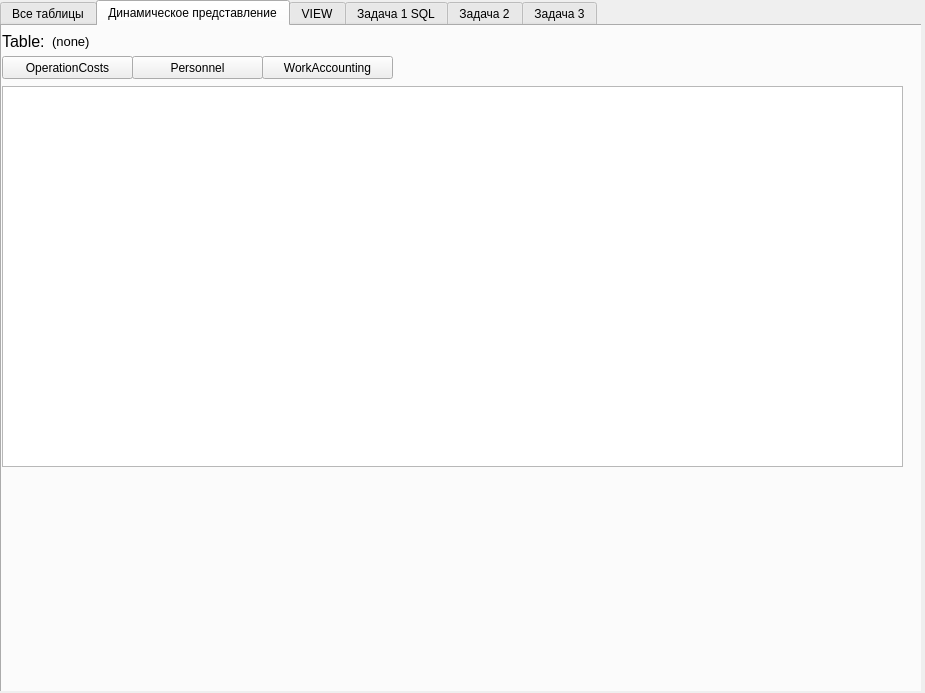
<?xml version="1.0" encoding="UTF-8"?>
<ui version="4.0">
 <class>MainWindow</class>
 <widget class="QMainWindow" name="MainWindow">
  <property name="geometry">
   <rect>
    <x>0</x>
    <y>0</y>
    <width>925</width>
    <height>693</height>
   </rect>
  </property>
  <property name="windowTitle">
   <string>MainWindow</string>
  </property>
  <widget class="QWidget" name="centralwidget">
   <widget class="QStackedWidget" name="stackedWidget_2">
    <property name="geometry">
     <rect>
      <x>0</x>
      <y>0</y>
      <width>921</width>
      <height>691</height>
     </rect>
    </property>
    <widget class="QWidget" name="main_page">
     <widget class="QTabWidget" name="tabWidget">
      <property name="geometry">
       <rect>
        <x>0</x>
        <y>0</y>
        <width>931</width>
        <height>701</height>
       </rect>
      </property>
      <property name="currentIndex">
       <number>1</number>
      </property>
      <widget class="QWidget" name="all_tables">
       <attribute name="title">
        <string>Все таблицы</string>
       </attribute>
       <widget class="QTableView" name="OperationCostsTable">
        <property name="geometry">
         <rect>
          <x>250</x>
          <y>40</y>
          <width>661</width>
          <height>191</height>
         </rect>
        </property>
       </widget>
       <widget class="QTableView" name="PersonnelTable">
        <property name="geometry">
         <rect>
          <x>250</x>
          <y>250</y>
          <width>661</width>
          <height>201</height>
         </rect>
        </property>
       </widget>
       <widget class="QTableView" name="WorkAccountingTable">
        <property name="geometry">
         <rect>
          <x>250</x>
          <y>470</y>
          <width>661</width>
          <height>181</height>
         </rect>
        </property>
       </widget>
       <widget class="QLabel" name="label_7">
        <property name="geometry">
         <rect>
          <x>250</x>
          <y>20</y>
          <width>131</width>
          <height>16</height>
         </rect>
        </property>
        <property name="sizePolicy">
         <sizepolicy hsizetype="Minimum" vsizetype="Preferred">
          <horstretch>0</horstretch>
          <verstretch>0</verstretch>
         </sizepolicy>
        </property>
        <property name="text">
         <string>Details</string>
        </property>
       </widget>
       <widget class="QLabel" name="label_8">
        <property name="geometry">
         <rect>
          <x>250</x>
          <y>230</y>
          <width>121</width>
          <height>16</height>
         </rect>
        </property>
        <property name="sizePolicy">
         <sizepolicy hsizetype="Minimum" vsizetype="Preferred">
          <horstretch>0</horstretch>
          <verstretch>0</verstretch>
         </sizepolicy>
        </property>
        <property name="text">
         <string>ShopSection</string>
        </property>
       </widget>
       <widget class="QLabel" name="label_9">
        <property name="geometry">
         <rect>
          <x>250</x>
          <y>450</y>
          <width>151</width>
          <height>16</height>
         </rect>
        </property>
        <property name="sizePolicy">
         <sizepolicy hsizetype="Minimum" vsizetype="Preferred">
          <horstretch>0</horstretch>
          <verstretch>0</verstretch>
         </sizepolicy>
        </property>
        <property name="text">
         <string>ProductionProgram</string>
        </property>
       </widget>
       <widget class="QWidget" name="gridLayoutWidget_5">
        <property name="geometry">
         <rect>
          <x>0</x>
          <y>40</y>
          <width>241</width>
          <height>351</height>
         </rect>
        </property>
        <layout class="QGridLayout" name="gridLayout_5">
         <item row="3" column="0">
          <widget class="QLabel" name="label_14">
           <property name="sizePolicy">
            <sizepolicy hsizetype="Preferred" vsizetype="Maximum">
             <horstretch>0</horstretch>
             <verstretch>0</verstretch>
            </sizepolicy>
           </property>
           <property name="text">
            <string>SectionNumber</string>
           </property>
          </widget>
         </item>
         <item row="2" column="0">
          <widget class="QLabel" name="label_12">
           <property name="text">
            <string>ShopNumber</string>
           </property>
          </widget>
         </item>
         <item row="3" column="1">
          <widget class="QLineEdit" name="start_date"/>
         </item>
         <item row="1" column="1">
          <widget class="QLabel" name="label_10">
           <property name="sizePolicy">
            <sizepolicy hsizetype="Fixed" vsizetype="Maximum">
             <horstretch>0</horstretch>
             <verstretch>0</verstretch>
            </sizepolicy>
           </property>
           <property name="font">
            <font>
             <pointsize>12</pointsize>
            </font>
           </property>
           <property name="text">
            <string>Процедура</string>
           </property>
          </widget>
         </item>
         <item row="7" column="0" colspan="2">
          <widget class="QPushButton" name="proc">
           <property name="sizePolicy">
            <sizepolicy hsizetype="Minimum" vsizetype="Maximum">
             <horstretch>0</horstretch>
             <verstretch>0</verstretch>
            </sizepolicy>
           </property>
           <property name="text">
            <string>Procedure</string>
           </property>
          </widget>
         </item>
         <item row="5" column="0">
          <widget class="QLabel" name="label_15">
           <property name="sizePolicy">
            <sizepolicy hsizetype="Preferred" vsizetype="Maximum">
             <horstretch>0</horstretch>
             <verstretch>0</verstretch>
            </sizepolicy>
           </property>
           <property name="text">
            <string/>
           </property>
          </widget>
         </item>
         <item row="2" column="1">
          <widget class="QLineEdit" name="id_worker"/>
         </item>
         <item row="4" column="0">
          <widget class="QLabel" name="label_13">
           <property name="sizePolicy">
            <sizepolicy hsizetype="Preferred" vsizetype="Maximum">
             <horstretch>0</horstretch>
             <verstretch>0</verstretch>
            </sizepolicy>
           </property>
           <property name="text">
            <string>Ответ</string>
           </property>
          </widget>
         </item>
         <item row="4" column="1">
          <widget class="QLabel" name="res_proc">
           <property name="font">
            <font>
             <pointsize>12</pointsize>
            </font>
           </property>
           <property name="text">
            <string>0</string>
           </property>
          </widget>
         </item>
        </layout>
       </widget>
       <widget class="QLabel" name="label_11">
        <property name="geometry">
         <rect>
          <x>70</x>
          <y>86</y>
          <width>161</width>
          <height>20</height>
         </rect>
        </property>
        <property name="text">
         <string/>
        </property>
       </widget>
       <widget class="QPushButton" name="save_tables">
        <property name="geometry">
         <rect>
          <x>120</x>
          <y>0</y>
          <width>91</width>
          <height>21</height>
         </rect>
        </property>
        <property name="sizePolicy">
         <sizepolicy hsizetype="Minimum" vsizetype="Maximum">
          <horstretch>0</horstretch>
          <verstretch>0</verstretch>
         </sizepolicy>
        </property>
        <property name="text">
         <string>Сохранить</string>
        </property>
       </widget>
       <widget class="QPushButton" name="refresh_tables">
        <property name="geometry">
         <rect>
          <x>0</x>
          <y>0</y>
          <width>122</width>
          <height>21</height>
         </rect>
        </property>
        <property name="sizePolicy">
         <sizepolicy hsizetype="Minimum" vsizetype="Maximum">
          <horstretch>0</horstretch>
          <verstretch>0</verstretch>
         </sizepolicy>
        </property>
        <property name="text">
         <string>Обновить</string>
        </property>
       </widget>
      </widget>
      <widget class="QWidget" name="Dynamic_table">
       <attribute name="title">
        <string>Динамическое представление</string>
       </attribute>
       <widget class="QTableView" name="dynamic_table">
        <property name="geometry">
         <rect>
          <x>0</x>
          <y>60</y>
          <width>901</width>
          <height>381</height>
         </rect>
        </property>
       </widget>
       <widget class="QWidget" name="gridLayoutWidget">
        <property name="geometry">
         <rect>
          <x>10</x>
          <y>440</y>
          <width>901</width>
          <height>191</height>
         </rect>
        </property>
        <layout class="QGridLayout" name="gridLayout">
         <item row="0" column="1">
          <spacer name="horizontalSpacer_2">
           <property name="orientation">
            <enum>Qt::Horizontal</enum>
           </property>
           <property name="sizeType">
            <enum>QSizePolicy::Fixed</enum>
           </property>
           <property name="sizeHint" stdset="0">
            <size>
             <width>70</width>
             <height>38</height>
            </size>
           </property>
          </spacer>
         </item>
         <item row="0" column="0">
          <spacer name="horizontalSpacer">
           <property name="orientation">
            <enum>Qt::Horizontal</enum>
           </property>
           <property name="sizeType">
            <enum>QSizePolicy::Fixed</enum>
           </property>
           <property name="sizeHint" stdset="0">
            <size>
             <width>70</width>
             <height>0</height>
            </size>
           </property>
          </spacer>
         </item>
        </layout>
       </widget>
       <widget class="QLabel" name="label">
        <property name="geometry">
         <rect>
          <x>0</x>
          <y>-10</y>
          <width>49</width>
          <height>51</height>
         </rect>
        </property>
        <property name="font">
         <font>
          <pointsize>12</pointsize>
         </font>
        </property>
        <property name="text">
         <string>Table:</string>
        </property>
       </widget>
       <widget class="QLabel" name="label_2">
        <property name="geometry">
         <rect>
          <x>50</x>
          <y>-10</y>
          <width>221</width>
          <height>51</height>
         </rect>
        </property>
        <property name="font">
         <font>
          <pointsize>10</pointsize>
         </font>
        </property>
        <property name="text">
         <string>(none)</string>
        </property>
       </widget>
       <widget class="QPushButton" name="dynamic_OperationCosts_change">
        <property name="geometry">
         <rect>
          <x>0</x>
          <y>30</y>
          <width>131</width>
          <height>23</height>
         </rect>
        </property>
        <property name="text">
         <string>OperationCosts</string>
        </property>
       </widget>
       <widget class="QPushButton" name="dynamic_Personnel_change">
        <property name="geometry">
         <rect>
          <x>130</x>
          <y>30</y>
          <width>131</width>
          <height>23</height>
         </rect>
        </property>
        <property name="text">
         <string>Personnel</string>
        </property>
       </widget>
       <widget class="QPushButton" name="dynamic_WorkAccounting_change">
        <property name="geometry">
         <rect>
          <x>260</x>
          <y>30</y>
          <width>131</width>
          <height>23</height>
         </rect>
        </property>
        <property name="text">
         <string>WorkAccounting</string>
        </property>
       </widget>
      </widget>
      <widget class="QWidget" name="one_table">
       <attribute name="title">
        <string>VIEW</string>
       </attribute>
       <widget class="QTableView" name="view">
        <property name="geometry">
         <rect>
          <x>10</x>
          <y>20</y>
          <width>901</width>
          <height>331</height>
         </rect>
        </property>
       </widget>
      </widget>
      <widget class="QWidget" name="task_1_sql">
       <attribute name="title">
        <string>Задача 1 SQL</string>
       </attribute>
       <widget class="QTableView" name="table_task_1">
        <property name="geometry">
         <rect>
          <x>0</x>
          <y>130</y>
          <width>901</width>
          <height>301</height>
         </rect>
        </property>
       </widget>
       <widget class="QWidget" name="gridLayoutWidget_2">
        <property name="geometry">
         <rect>
          <x>550</x>
          <y>10</y>
          <width>351</width>
          <height>111</height>
         </rect>
        </property>
        <layout class="QGridLayout" name="gridLayout_2">
         <item row="0" column="2">
          <widget class="QLineEdit" name="year">
           <property name="text">
            <string>2023</string>
           </property>
          </widget>
         </item>
         <item row="1" column="2">
          <widget class="QPushButton" name="task_1">
           <property name="text">
            <string>Task 1</string>
           </property>
          </widget>
         </item>
         <item row="1" column="0">
          <widget class="QRadioButton" name="radio_task_1_SQL">
           <property name="text">
            <string>SQL</string>
           </property>
           <attribute name="buttonGroup">
            <string notr="true">buttonGroup_3</string>
           </attribute>
          </widget>
         </item>
         <item row="1" column="1">
          <widget class="QRadioButton" name="radio_task_1_ORM">
           <property name="text">
            <string>ORM</string>
           </property>
           <attribute name="buttonGroup">
            <string notr="true">buttonGroup_3</string>
           </attribute>
          </widget>
         </item>
         <item row="0" column="0" colspan="2">
          <widget class="QLabel" name="label_3">
           <property name="text">
            <string>Год учета:</string>
           </property>
          </widget>
         </item>
        </layout>
       </widget>
       <widget class="QTextBrowser" name="textBrowser_2">
        <property name="geometry">
         <rect>
          <x>0</x>
          <y>10</y>
          <width>541</width>
          <height>111</height>
         </rect>
        </property>
        <property name="styleSheet">
         <string notr="true">QWidget[objectName=&quot;centralWidget&quot;]{ background-image: url(&quot;:/img/bg&quot;) no-repeat right bottom; } 
QWidget[objectName=&quot;myFrame&quot;]{ background-color: #ff0000; } 
QLineEdit{ background-color: #00ff00; } 
QWidget[enabled=&quot;false&quot;]{ background-color: #0000ff; }</string>
        </property>
        <property name="html">
         <string>&lt;!DOCTYPE HTML PUBLIC &quot;-//W3C//DTD HTML 4.0//EN&quot; &quot;http://www.w3.org/TR/REC-html40/strict.dtd&quot;&gt;
&lt;html&gt;&lt;head&gt;&lt;meta name=&quot;qrichtext&quot; content=&quot;1&quot; /&gt;&lt;style type=&quot;text/css&quot;&gt;
p, li { white-space: pre-wrap; }
&lt;/style&gt;&lt;/head&gt;&lt;body style=&quot; font-family:'MS Shell Dlg 2'; font-size:8.25pt; font-weight:400; font-style:normal;&quot;&gt;
&lt;p style=&quot; margin-top:12px; margin-bottom:12px; margin-left:0px; margin-right:0px; -qt-block-indent:0; text-indent:0px;&quot;&gt;&lt;span style=&quot; font-family:'Courier New'; font-size:12pt;&quot;&gt;Задача-1. Сведения о производственной программе на МАЙ текущего года: номер цеха; наименование участка; код изделия; план выпуска.&lt;/span&gt;&lt;span style=&quot; font-size:8pt;&quot;&gt; &lt;/span&gt;&lt;/p&gt;&lt;/body&gt;&lt;/html&gt;</string>
        </property>
       </widget>
      </widget>
      <widget class="QWidget" name="task_2">
       <attribute name="title">
        <string>Задача 2</string>
       </attribute>
       <widget class="QTableView" name="window_func">
        <property name="geometry">
         <rect>
          <x>0</x>
          <y>130</y>
          <width>901</width>
          <height>301</height>
         </rect>
        </property>
       </widget>
       <widget class="QWidget" name="gridLayoutWidget_3">
        <property name="geometry">
         <rect>
          <x>550</x>
          <y>10</y>
          <width>351</width>
          <height>111</height>
         </rect>
        </property>
        <layout class="QGridLayout" name="gridLayout_3">
         <item row="1" column="0">
          <widget class="QPushButton" name="task_2_buttom">
           <property name="text">
            <string>Task 2</string>
           </property>
          </widget>
         </item>
         <item row="0" column="0">
          <widget class="QLineEdit" name="year_2"/>
         </item>
        </layout>
       </widget>
       <widget class="QTextBrowser" name="textBrowser_3">
        <property name="geometry">
         <rect>
          <x>0</x>
          <y>10</y>
          <width>541</width>
          <height>111</height>
         </rect>
        </property>
        <property name="html">
         <string>&lt;!DOCTYPE HTML PUBLIC &quot;-//W3C//DTD HTML 4.0//EN&quot; &quot;http://www.w3.org/TR/REC-html40/strict.dtd&quot;&gt;
&lt;html&gt;&lt;head&gt;&lt;meta name=&quot;qrichtext&quot; content=&quot;1&quot; /&gt;&lt;style type=&quot;text/css&quot;&gt;
p, li { white-space: pre-wrap; }
&lt;/style&gt;&lt;/head&gt;&lt;body style=&quot; font-family:'MS Shell Dlg 2'; font-size:8.25pt; font-weight:400; font-style:normal;&quot;&gt;
&lt;p style=&quot; margin-top:12px; margin-bottom:12px; margin-left:0px; margin-right:0px; -qt-block-indent:0; text-indent:0px;&quot;&gt;&lt;span style=&quot; font-family:'Courier New'; font-size:12pt;&quot;&gt;Задача-2. Сведения о производственной программе на текущий год: номер цеха; номер участка; код изделия; план выпуска за год, наибольший план выпуска этой детали в этом цехе и участке, средний план выпуска этой детали в этом цехе на всех участках.&lt;/span&gt;&lt;span style=&quot; font-size:8pt;&quot;&gt; &lt;/span&gt;&lt;/p&gt;&lt;/body&gt;&lt;/html&gt;</string>
        </property>
       </widget>
      </widget>
      <widget class="QWidget" name="tab">
       <attribute name="title">
        <string>Задача 3</string>
       </attribute>
       <widget class="QTableView" name="table_task_3">
        <property name="geometry">
         <rect>
          <x>0</x>
          <y>170</y>
          <width>901</width>
          <height>301</height>
         </rect>
        </property>
       </widget>
       <widget class="QWidget" name="gridLayoutWidget_4">
        <property name="geometry">
         <rect>
          <x>550</x>
          <y>0</y>
          <width>346</width>
          <height>151</height>
         </rect>
        </property>
        <layout class="QGridLayout" name="gridLayout_4">
         <item row="0" column="2">
          <widget class="QLineEdit" name="plan_qt"/>
         </item>
         <item row="1" column="2">
          <widget class="QLineEdit" name="reg_qt"/>
         </item>
         <item row="2" column="2">
          <widget class="QPushButton" name="task_3_buttom">
           <property name="text">
            <string>Task 3</string>
           </property>
          </widget>
         </item>
         <item row="2" column="0">
          <widget class="QRadioButton" name="radioButton_SQL">
           <property name="text">
            <string>SQL</string>
           </property>
           <attribute name="buttonGroup">
            <string notr="true">buttonGroup</string>
           </attribute>
          </widget>
         </item>
         <item row="1" column="0" colspan="2">
          <widget class="QLabel" name="label_6">
           <property name="text">
            <string>Программа</string>
           </property>
          </widget>
         </item>
         <item row="0" column="0" colspan="2">
          <widget class="QLabel" name="label_5">
           <property name="text">
            <string>Цена</string>
           </property>
          </widget>
         </item>
         <item row="2" column="1">
          <widget class="QRadioButton" name="radioButton_ORM">
           <property name="text">
            <string>ORM</string>
           </property>
           <attribute name="buttonGroup">
            <string notr="true">buttonGroup</string>
           </attribute>
          </widget>
         </item>
        </layout>
       </widget>
       <widget class="QTextBrowser" name="textBrowser">
        <property name="geometry">
         <rect>
          <x>0</x>
          <y>10</y>
          <width>541</width>
          <height>151</height>
         </rect>
        </property>
        <property name="html">
         <string>&lt;!DOCTYPE HTML PUBLIC &quot;-//W3C//DTD HTML 4.0//EN&quot; &quot;http://www.w3.org/TR/REC-html40/strict.dtd&quot;&gt;
&lt;html&gt;&lt;head&gt;&lt;meta name=&quot;qrichtext&quot; content=&quot;1&quot; /&gt;&lt;style type=&quot;text/css&quot;&gt;
p, li { white-space: pre-wrap; }
&lt;/style&gt;&lt;/head&gt;&lt;body style=&quot; font-family:'MS Shell Dlg 2'; font-size:8.25pt; font-weight:400; font-style:normal;&quot;&gt;
&lt;p style=&quot; margin-top:12px; margin-bottom:12px; margin-left:0px; margin-right:0px; -qt-block-indent:0; text-indent:0px;&quot;&gt;&lt;span style=&quot; font-family:'Courier New'; font-size:12pt;&quot;&gt;Задача-3. Все участки, такие что:&lt;/span&gt;&lt;span style=&quot; font-size:8pt;&quot;&gt; &lt;/span&gt;&lt;/p&gt;
&lt;p style=&quot; margin-top:12px; margin-bottom:12px; margin-left:0px; margin-right:0px; -qt-block-indent:0; text-indent:0px;&quot;&gt;&lt;span style=&quot; font-family:'Courier New'; font-size:12pt; text-decoration: underline;&quot;&gt;имеется деталь&lt;/span&gt;&lt;span style=&quot; font-family:'Courier New'; font-size:12pt;&quot;&gt; с ценой &amp;gt; 100&lt;/span&gt;&lt;span style=&quot; font-size:8pt;&quot;&gt; &lt;/span&gt;&lt;/p&gt;
&lt;p style=&quot; margin-top:12px; margin-bottom:12px; margin-left:0px; margin-right:0px; -qt-block-indent:0; text-indent:0px;&quot;&gt;&lt;span style=&quot; font-family:'Courier New'; font-size:12pt;&quot;&gt;производственная программа для этого участка на эту деталь на &lt;/span&gt;&lt;span style=&quot; font-family:'Courier New'; font-size:12pt; text-decoration: underline;&quot;&gt;каждый месяц&lt;/span&gt;&lt;span style=&quot; font-family:'Courier New'; font-size:12pt;&quot;&gt; текущего года &amp;gt; 100.&lt;/span&gt;&lt;span style=&quot; font-size:8pt;&quot;&gt; &lt;/span&gt;&lt;/p&gt;&lt;/body&gt;&lt;/html&gt;</string>
        </property>
       </widget>
      </widget>
     </widget>
    </widget>
    <widget class="QWidget" name="connect_page"/>
   </widget>
  </widget>
 </widget>
 <resources/>
 <connections/>
 <buttongroups>
  <buttongroup name="buttonGroup"/>
  <buttongroup name="buttonGroup_3"/>
 </buttongroups>
</ui>
